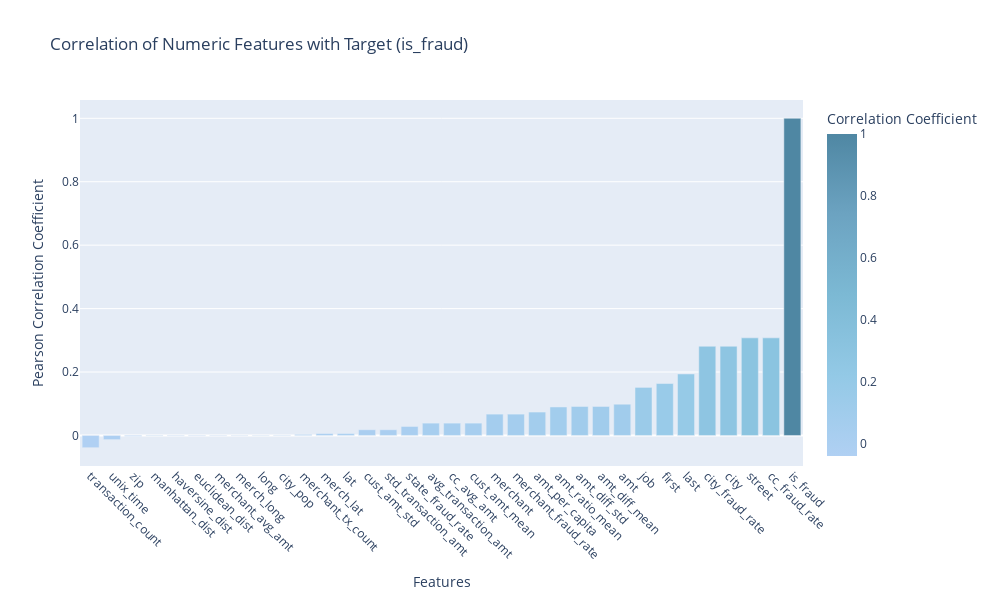

The notebook cell saved with this chart:
### Code cell
numeric_features = train_df.select_dtypes(include=['int64', 'float64']).columns.tolist()
numeric_features = [col for col in numeric_features if col != 'cc_num']

# Compute correlation with target
target_col = 'is_fraud'
features_for_corr = numeric_features.copy()
if target_col not in features_for_corr:
    features_for_corr.append(target_col)

correlation_with_target = train_df[features_for_corr].corr()[target_col].sort_values()

# Interactive bar chart
pastel_blue_colors = ['#b0d0f3', '#93c9e6', '#7cb9d4', '#6ca3c1', '#4f87a3']

fig = px.bar(
    x=correlation_with_target.index,
    y=correlation_with_target.values,
    labels={"x": "Features", "y": "Pearson Correlation Coefficient"},
    title=f"Correlation of Numeric Features with Target ({target_col})",
    color=correlation_with_target.values,
    color_continuous_scale=pastel_blue_colors
)

fig.update_layout(
    xaxis=dict(title="Features", tickangle=45),
    yaxis=dict(title="Pearson Correlation Coefficient"),
    coloraxis_colorbar=dict(title="Correlation Coefficient"),
    height=600,
    width=1000
)

fig.show()

### Figure 1 — Plotly figure (JSON) as saved in the notebook; plotly's stock layout.template omitted (floating-point values rounded to 4 significant figures)
{"data": [{"hovertemplate": "Features=%{x}<br>Pearson Correlation Coefficient=%{y}<br>color=%{marker.color}<extra></extra>", "legendgroup": "", "marker": {"color": [-0.03855, -0.01307, -0.002271, -0.001079, -0.0009828, -0.0009631, -0.0007789, -0.0006587, -0.0005397, 0.0008853, 0.003277, 0.00604, 0.00609, 0.01801, 0.01801, 0.0284, 0.03893, 0.03893, 0.03893, 0.06733, 0.06733, 0.0739, 0.08993, 0.09146, 0.09146, 0.09849, 0.1516, 0.1638, 0.194, 0.2813, 0.2813, 0.3078, 0.3078, 1.0], "coloraxis": "coloraxis", "pattern": {"shape": ""}}, "name": "", "orientation": "v", "showlegend": false, "textposition": "auto", "type": "bar", "x": ["transaction_count", "unix_time", "zip", "manhattan_dist", "haversine_dist", "euclidean_dist", "merchant_avg_amt", "merch_long", "long", "city_pop", "merchant_tx_count", "merch_lat", "lat", "cust_amt_std", "std_transaction_amt", "state_fraud_rate", "avg_transaction_amt", "cc_avg_amt", "cust_amt_mean", "merchant", "merchant_fraud_rate", "amt_per_capita", "amt_ratio_mean", "amt_diff_std", "amt_diff_mean", "amt", "job", "first", "last", "city_fraud_rate", "city", "street", "cc_fraud_rate", "is_fraud"], "xaxis": "x", "y": [-0.03855, -0.01307, -0.002271, -0.001079, -0.0009828, -0.0009631, -0.0007789, -0.0006587, -0.0005397, 0.0008853, 0.003277, 0.00604, 0.00609, 0.01801, 0.01801, 0.0284, 0.03893, 0.03893, 0.03893, 0.06733, 0.06733, 0.0739, 0.08993, 0.09146, 0.09146, 0.09849, 0.1516, 0.1638, 0.194, 0.2813, 0.2813, 0.3078, 0.3078, 1.0], "yaxis": "y"}], "layout": {"barmode": "relative", "coloraxis": {"colorbar": {"title": {"text": "Correlation Coefficient"}}, "colorscale": [[0, "#b0d0f3"], [0.25, "#93c9e6"], [0.5, "#7cb9d4"], [0.75, "#6ca3c1"], [1, "#4f87a3"]]}, "height": 600, "legend": {"tracegroupgap": 0}, "title": {"text": "Correlation of Numeric Features with Target (is_fraud)"}, "width": 1000, "xaxis": {"anchor": "y", "domain": [0, 1], "tickangle": 45, "title": {"text": "Features"}}, "yaxis": {"anchor": "x", "domain": [0, 1], "title": {"text": "Pearson Correlation Coefficient"}}}}
